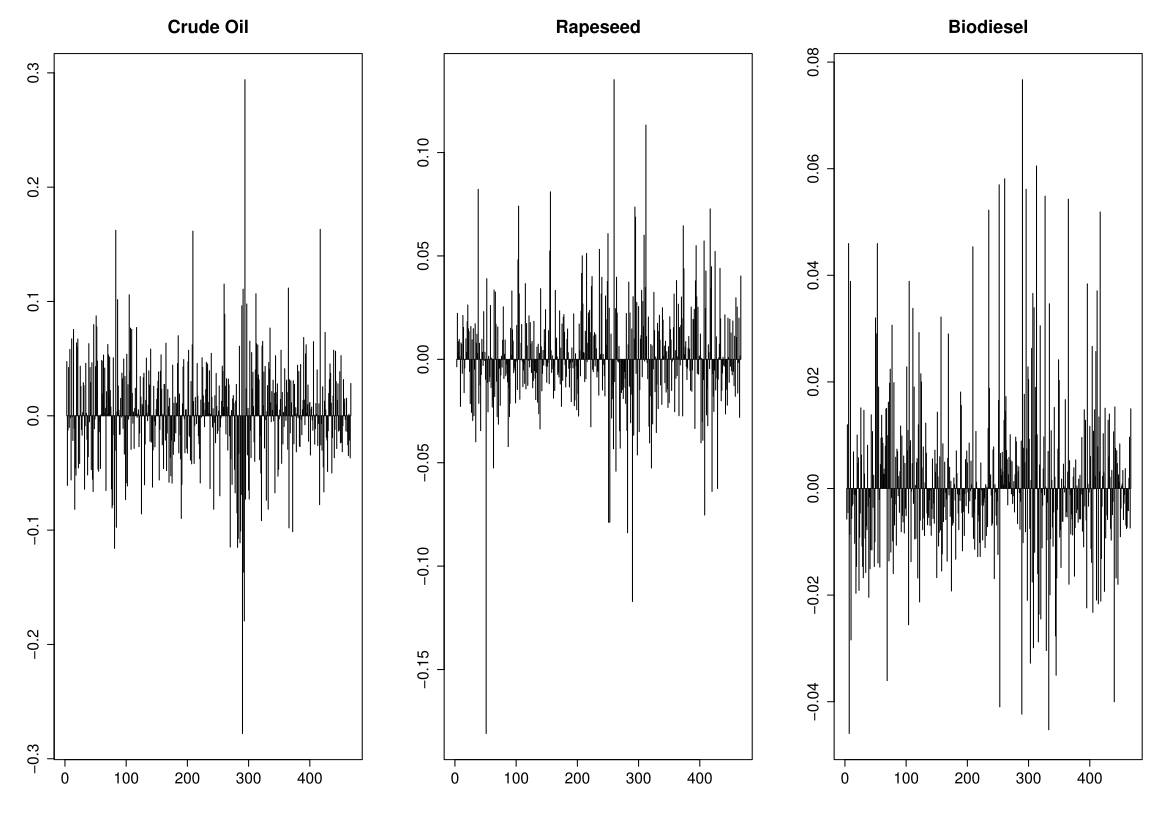

Recreate this plot in R.
# Clear memory
rm(list = ls())
# Set working directory
#setwd("C:...")

# install and load libraries
libraries = c("car",
              "abind",
              "quantmod",
              "zoo", 
              "Epi",
              "tseries",
              "urca",
              "vars",
              "tsDyn",
              "stats", 
              "fGarch",
              "np",
              "corpcor",
              "FinTS",
              "rugarch", 
              "rmgarch",
              "Rcpp",
              "truncnorm",
              "Kendall",
              "sm",
              "ccgarch")

lapply(libraries, function(x) if (!(x %in% installed.packages())) {
    install.packages(x)
})

lapply(libraries,require,quietly=TRUE,character.only=TRUE)

#install archived package uroot
pkgfile = "uroot_1.4.tar.gz"

download.file(url      = "http://cran.r-project.org/src/contrib/Archive/uroot/uroot_1.4.tar.gz",
              destfile = pkgfile)

install.packages(pkgs  = pkgfile,
                 type  = "source",
                 repos = NULL)

source("VolLinkagesData.R")
source("VolLinkagesVECM.R")

par(mfrow = c(1, 3))

plot(u.final[, 1],
     type = "h",
     ylab = "",
     xlab = "", 
     main = "Crude Oil")

plot(u.final[, 2],
     type = "h",
     ylab = "",
     xlab = "", 
     main = "Rapeseed")

plot(u.final[, 3],
     type = "h",
     ylab = "",
     xlab = "", 
     main = "Biodiesel")
